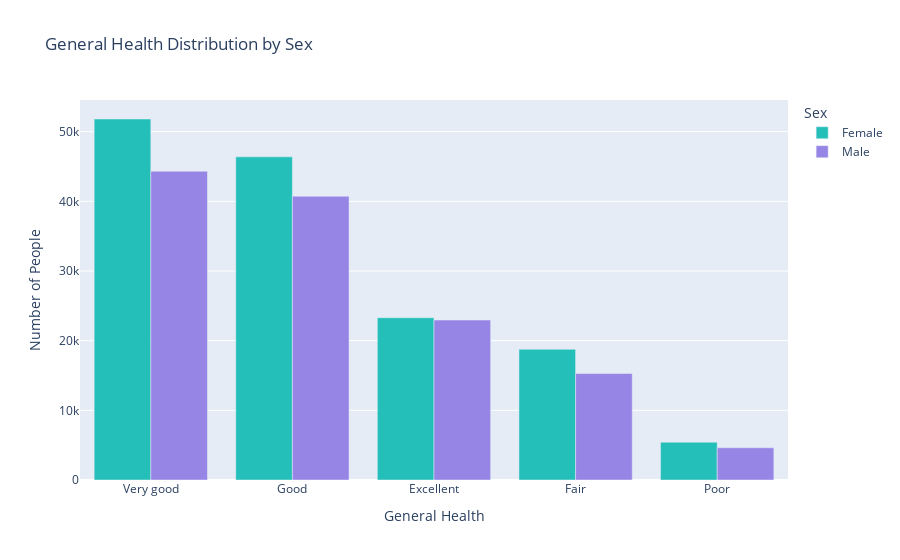

Source (notebook cell):
### Code cell
x = Data.groupby(['Sex'])['GeneralHealth'].value_counts()
df_health = x.reset_index(name='Count')
order = ['Excellent', 'Very good', 'Good', 'Fair', 'Poor']
df_health['GeneralHealth'] = pd.Categorical(df_health['GeneralHealth'], categories=order, ordered=True)
colors = ["#25BFB9", "#9685E5"] 
fig = px.bar(
    df_health,
    x='GeneralHealth',
    y='Count',
    color='Sex',
    barmode='group',
    color_discrete_sequence=colors,
    title='General Health Distribution by Sex',
    labels={'GeneralHealth':'General Health', 'Count':'Number of People', 'Sex':'Sex'})
fig.show()

### Figure 1 — Plotly figure (JSON) as saved in the notebook; plotly's stock layout.template omitted (floating-point values rounded to 4 significant figures)
{"data": [{"alignmentgroup": "True", "hovertemplate": "Sex=Female<br>General Health=%{x}<br>Number of People=%{y}<extra></extra>", "legendgroup": "Female", "marker": {"color": "#25BFB9", "pattern": {"shape": ""}}, "name": "Female", "offsetgroup": "Female", "orientation": "v", "showlegend": true, "textposition": "auto", "type": "bar", "x": ["Very good", "Good", "Excellent", "Fair", "Poor"], "xaxis": "x", "y": [51819, 46386, 23294, 18763, 5432], "yaxis": "y"}, {"alignmentgroup": "True", "hovertemplate": "Sex=Male<br>General Health=%{x}<br>Number of People=%{y}<extra></extra>", "legendgroup": "Male", "marker": {"color": "#9685E5", "pattern": {"shape": ""}}, "name": "Male", "offsetgroup": "Male", "orientation": "v", "showlegend": true, "textposition": "auto", "type": "bar", "x": ["Very good", "Good", "Excellent", "Fair", "Poor"], "xaxis": "x", "y": [44317, 40730, 22963, 15283, 4627], "yaxis": "y"}], "layout": {"barmode": "group", "legend": {"title": {"text": "Sex"}, "tracegroupgap": 0}, "title": {"text": "General Health Distribution by Sex"}, "xaxis": {"anchor": "y", "domain": [0, 1], "title": {"text": "General Health"}}, "yaxis": {"anchor": "x", "domain": [0, 1], "title": {"text": "Number of People"}}}}
